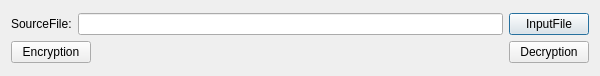
<?xml version="1.0" encoding="UTF-8"?>
<ui version="4.0">
 <class>EncryptedFileDialog</class>
 <widget class="QDialog" name="EncryptedFileDialog">
  <property name="geometry">
   <rect>
    <x>0</x>
    <y>0</y>
    <width>600</width>
    <height>76</height>
   </rect>
  </property>
  <property name="windowTitle">
   <string>EncryptedFileDialog</string>
  </property>
  <layout class="QVBoxLayout" name="verticalLayout_2">
   <item>
    <layout class="QVBoxLayout" name="verticalLayout">
     <item>
      <layout class="QHBoxLayout" name="horizontalLayout">
       <item>
        <widget class="QLabel" name="SourceFileLabel">
         <property name="text">
          <string>SourceFile:</string>
         </property>
        </widget>
       </item>
       <item>
        <widget class="QLineEdit" name="SourceFileLineEdit"/>
       </item>
       <item>
        <widget class="QPushButton" name="InputFilePushButton">
         <property name="text">
          <string>InputFile</string>
         </property>
        </widget>
       </item>
      </layout>
     </item>
     <item>
      <layout class="QHBoxLayout" name="horizontalLayout_2">
       <item>
        <widget class="QPushButton" name="EncryptionPushButton">
         <property name="text">
          <string>Encryption</string>
         </property>
        </widget>
       </item>
       <item>
        <spacer name="horizontalSpacer">
         <property name="orientation">
          <enum>Qt::Horizontal</enum>
         </property>
         <property name="sizeHint" stdset="0">
          <size>
           <width>40</width>
           <height>20</height>
          </size>
         </property>
        </spacer>
       </item>
       <item>
        <widget class="QPushButton" name="DecryptionPushButton">
         <property name="text">
          <string>Decryption</string>
         </property>
        </widget>
       </item>
      </layout>
     </item>
    </layout>
   </item>
  </layout>
 </widget>
 <layoutdefault spacing="6" margin="11"/>
 <resources/>
 <connections/>
</ui>
